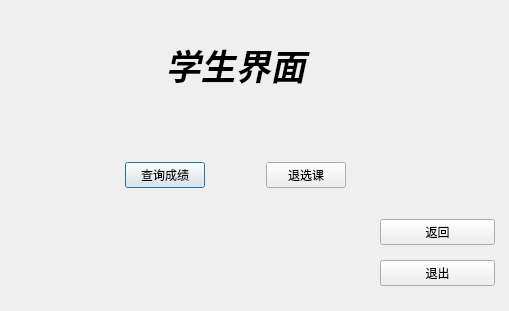
<?xml version="1.0" encoding="UTF-8"?>
<ui version="4.0">
 <class>student</class>
 <widget class="QDialog" name="student">
  <property name="geometry">
   <rect>
    <x>0</x>
    <y>0</y>
    <width>509</width>
    <height>311</height>
   </rect>
  </property>
  <property name="windowTitle">
   <string>学生界面</string>
  </property>
  <property name="windowIcon">
   <iconset resource="a.qrc">
    <normaloff>:/new/prefix1/image/gaitubao_sa_png.png</normaloff>:/new/prefix1/image/gaitubao_sa_png.png</iconset>
  </property>
  <widget class="QWidget" name="widget" native="true">
   <property name="geometry">
    <rect>
     <x>70</x>
     <y>150</y>
     <width>331</width>
     <height>50</height>
    </rect>
   </property>
   <layout class="QHBoxLayout" name="horizontalLayout">
    <item>
     <spacer name="horizontalSpacer_2">
      <property name="orientation">
       <enum>Qt::Horizontal</enum>
      </property>
      <property name="sizeHint" stdset="0">
       <size>
        <width>40</width>
        <height>20</height>
       </size>
      </property>
     </spacer>
    </item>
    <item>
     <widget class="QPushButton" name="btn_search">
      <property name="text">
       <string>查询成绩</string>
      </property>
     </widget>
    </item>
    <item>
     <spacer name="horizontalSpacer">
      <property name="orientation">
       <enum>Qt::Horizontal</enum>
      </property>
      <property name="sizeHint" stdset="0">
       <size>
        <width>40</width>
        <height>20</height>
       </size>
      </property>
     </spacer>
    </item>
    <item>
     <widget class="QPushButton" name="btn_chooseCourse">
      <property name="text">
       <string>退选课</string>
      </property>
     </widget>
    </item>
    <item>
     <spacer name="horizontalSpacer_3">
      <property name="orientation">
       <enum>Qt::Horizontal</enum>
      </property>
      <property name="sizeHint" stdset="0">
       <size>
        <width>40</width>
        <height>20</height>
       </size>
      </property>
     </spacer>
    </item>
   </layout>
  </widget>
  <widget class="QLabel" name="label">
   <property name="geometry">
    <rect>
     <x>140</x>
     <y>30</y>
     <width>191</width>
     <height>71</height>
    </rect>
   </property>
   <property name="text">
    <string>&lt;html&gt;&lt;head/&gt;&lt;body&gt;&lt;p align=&quot;center&quot;&gt;&lt;span style=&quot; font-size:26pt; font-weight:600; font-style:italic;&quot;&gt;学生界面&lt;/span&gt;&lt;/p&gt;&lt;/body&gt;&lt;/html&gt;</string>
   </property>
  </widget>
  <widget class="QWidget" name="widget_2" native="true">
   <property name="geometry">
    <rect>
     <x>380</x>
     <y>210</y>
     <width>115</width>
     <height>85</height>
    </rect>
   </property>
   <layout class="QVBoxLayout" name="verticalLayout">
    <item>
     <widget class="QPushButton" name="btn_back">
      <property name="text">
       <string>返回</string>
      </property>
     </widget>
    </item>
    <item>
     <widget class="QPushButton" name="btn_close">
      <property name="text">
       <string>退出</string>
      </property>
     </widget>
    </item>
   </layout>
  </widget>
 </widget>
 <resources>
  <include location="a.qrc"/>
 </resources>
 <connections/>
</ui>
